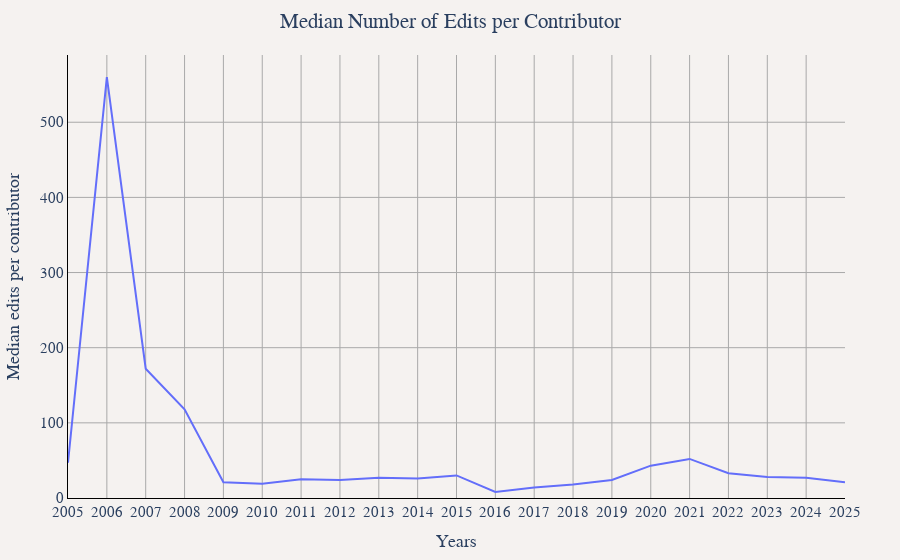

The notebook cell this image was saved under:
### Markdown cell above
## Median Number of Edits per Contributor (Yearly)
This shows the median number of edits made by contributors each year, providing insight into typical contributor activity levels.

### Code cell
df_median_edits_yearly = duckdb.sql("""
WITH yearly_contributor_edits AS (
    SELECT
        year,
        user_name,
        CAST(SUM(edit_count) as INTEGER) as user_edits
    FROM '../changeset_data/year=*/month=*/*.parquet'
    GROUP BY year, user_name
)
SELECT
    CAST(year AS VARCHAR) as Years,
    CAST(PERCENTILE_CONT(0.5) WITHIN GROUP (ORDER BY user_edits) as INTEGER) as "Median edits per contributor"
FROM yearly_contributor_edits
GROUP BY year
ORDER BY year
""").df()

util.show_figure(
    [
        util.FigureConfig(
            title="Median Number of Edits per Contributor",
            x_col="Years",
            y_col="Median edits per contributor",
            query_or_df=df_median_edits_yearly,
        ),
    ],
)

### Figure 1 — Plotly figure (JSON) as saved in the notebook; plotly's stock layout.template omitted (floating-point values rounded to 4 significant figures)
{"data": [{"hovertemplate": "Median edits per contributor<br>%{x}<br>%{y:,} Median edits per contributor<extra></extra>", "name": "Median edits per contributor", "type": "scatter", "visible": true, "x": ["2005", "2006", "2007", "2008", "2009", "2010", "2011", "2012", "2013", "2014", "2015", "2016", "2017", "2018", "2019", "2020", "2021", "2022", "2023", "2024", "2025"], "y": [47, 560, 172, 118, 21, 19, 25, 24, 27, 26, 30, 8, 14, 18, 24, 43, 52, 33, 28, 27, 21]}], "layout": {"barmode": "stack", "font": {"family": "Times", "size": 15}, "margin": {"b": 55, "l": 55, "r": 55, "t": 55}, "paper_bgcolor": "#f5f2f0", "plot_bgcolor": "#f5f2f0", "title": {"text": "Median Number of Edits per Contributor", "x": 0.5}, "xaxis": {"gridcolor": "darkgray", "linecolor": "black", "showgrid": true, "tickcolor": "black", "title": {"text": "Years"}, "zerolinecolor": "darkgray"}, "yaxis": {"gridcolor": "darkgray", "linecolor": "black", "rangemode": "tozero", "showgrid": true, "tickcolor": "black", "title": {"text": "Median edits per contributor"}, "zerolinecolor": "darkgray"}}}
